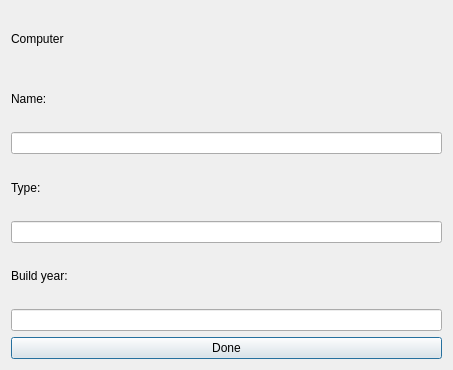
<?xml version="1.0" encoding="UTF-8"?>
<ui version="4.0">
 <class>ComputersDialog</class>
 <widget class="QDialog" name="ComputersDialog">
  <property name="geometry">
   <rect>
    <x>0</x>
    <y>0</y>
    <width>453</width>
    <height>370</height>
   </rect>
  </property>
  <property name="windowTitle">
   <string>Dialog</string>
  </property>
  <layout class="QVBoxLayout" name="verticalLayout">
   <item>
    <widget class="QLabel" name="label">
     <property name="styleSheet">
      <string notr="true">font: 13pt &quot;American Typewriter&quot;;
font: 18pt &quot;.SF NS Text&quot;;</string>
     </property>
     <property name="text">
      <string>Computer</string>
     </property>
    </widget>
   </item>
   <item>
    <widget class="QLabel" name="labelCName">
     <property name="text">
      <string>Name:</string>
     </property>
    </widget>
   </item>
   <item>
    <widget class="QLineEdit" name="inputCName">
     <property name="text">
      <string/>
     </property>
    </widget>
   </item>
   <item>
    <widget class="QLabel" name="labelType">
     <property name="text">
      <string>Type:</string>
     </property>
    </widget>
   </item>
   <item>
    <widget class="QLineEdit" name="inputCType">
     <property name="text">
      <string/>
     </property>
    </widget>
   </item>
   <item>
    <widget class="QLabel" name="labelBuildYear">
     <property name="text">
      <string>Build year:</string>
     </property>
    </widget>
   </item>
   <item>
    <widget class="QLineEdit" name="inputCBuildYear">
     <property name="text">
      <string/>
     </property>
    </widget>
   </item>
   <item>
    <widget class="QPushButton" name="pushButtonAddComputer">
     <property name="text">
      <string>Done</string>
     </property>
    </widget>
   </item>
  </layout>
  <widget class="QLabel" name="labelErrorComputerType">
   <property name="geometry">
    <rect>
     <x>80</x>
     <y>171</y>
     <width>291</width>
     <height>20</height>
    </rect>
   </property>
   <property name="text">
    <string/>
   </property>
  </widget>
  <widget class="QLabel" name="labelErrorComputerBY">
   <property name="geometry">
    <rect>
     <x>110</x>
     <y>210</y>
     <width>261</width>
     <height>16</height>
    </rect>
   </property>
   <property name="text">
    <string/>
   </property>
  </widget>
  <widget class="QLabel" name="labelErrorComputerName">
   <property name="geometry">
    <rect>
     <x>60</x>
     <y>81</y>
     <width>311</width>
     <height>21</height>
    </rect>
   </property>
   <property name="text">
    <string/>
   </property>
  </widget>
 </widget>
 <resources/>
 <connections/>
</ui>
